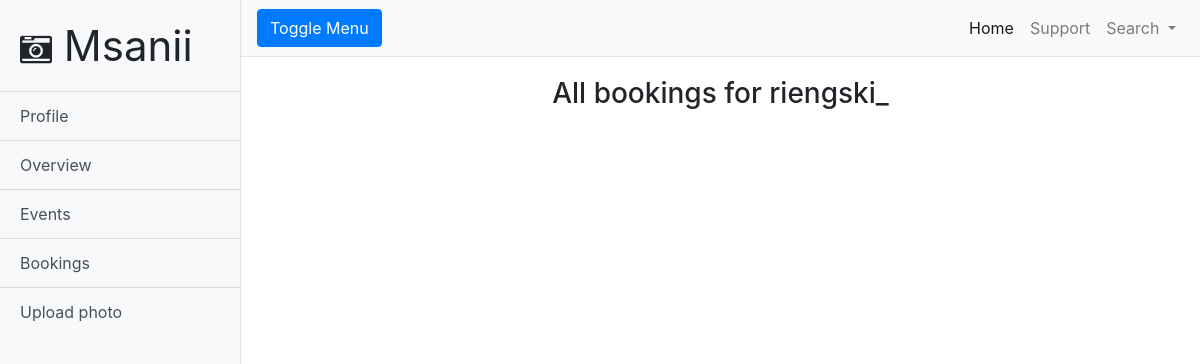
The page /admin/dashboard.php (signed in) on the database as committed earlier.
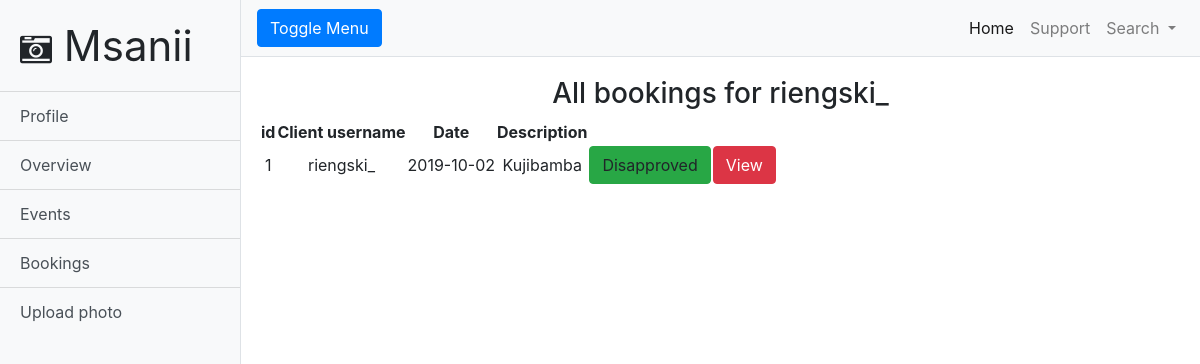
The same page on the database as committed later.
### tables this page shows
CREATE TABLE `bookings` (
  `booking_id` int(11) NOT NULL,
  `booking_date` date NOT NULL,
  `start_time` time NOT NULL,
  `end_time` time NOT NULL,
  `client_name` varchar(40) NOT NULL,
  `location_id` int(11) DEFAULT NULL,
  `photographer_id` int(11) DEFAULT NULL,
  `model_id` int(11) DEFAULT NULL,
  `description` text NOT NULL,
  `location_approve` text NOT NULL,
  `photographer_approve` text NOT NULL,
  `model_approve` text NOT NULL,
  `completed` text NOT NULL
);

### admin/dashboard.php (the view, shortened to what this page needs)
<!DOCTYPE html>
<html lang="en">
<head>
  <link href="../vendor/bootstrap/css/bootstrap.min.css" rel="stylesheet">
  <link href="../css/simple-sidebar.css" rel="stylesheet">
  <link rel="stylesheet" href="https://cdnjs.cloudflare.com/ajax/libs/font-awesome/4.7.0/css/font-awesome.min.css">
</head>
<body>
  <div class="d-flex" id="wrapper">
    <div class="bg-light border-right" id="sidebar-wrapper">
      <div class="sidebar-heading" style="font-size: 42px">
        <i class="fa fa-camera-retro" style="font-size: 32px"></i>&nbsp;Msanii
      </div>
      <div class="list-group list-group-flush">
        <a href="../profile.php" class="list-group-item list-group-item-action bg-light">Profile</a>
        <a href="#" class="list-group-item list-group-item-action bg-light">Overview</a>
        <a href="#" class="list-group-item list-group-item-action bg-light">Events</a>
        <a href="../booking.php" class="list-group-item list-group-item-action bg-light">Bookings</a>
        <a href="../uploadPhoto.php" class="list-group-item list-group-item-action bg-light">Upload photo</a>
      </div>
    </div>
    <div id="page-content-wrapper">
      <nav class="navbar navbar-expand-lg navbar-light bg-light border-bottom">
        <button class="btn btn-primary" id="menu-toggle">Toggle Menu</button>
        <div class="collapse navbar-collapse" id="navbarSupportedContent">
          <ul class="navbar-nav ml-auto mt-2 mt-lg-0">
            <li class="nav-item active">
              <a class="nav-link" href="profile.php">Home<span class="sr-only">(current)</span></a>
            </li>
            <li class="nav-item">
              <a class="nav-link" href="#">Support</a>
            </li>
            <li class="nav-item dropdown">
              <a class="nav-link dropdown-toggle" href="#" id="navbarDropdown" role="button" data-toggle="dropdown" aria-haspopup="true" aria-expanded="false">
                Search
              </a>
            </li>
          </ul>
        </div>
      </nav>
      <div class="container-fluid" style="text-align: center">
        <div class="row" style="margin-top: 20px">
          <div class="col-md-12">
            <h3>All bookings for <?php echo $_SESSION["username"]; ?></h3>
            <?php
              require '../connect.php';
              $username = $_SESSION["username"];
              if (isset($_SESSION["userType"])) {
                $userType = $_SESSION["userType"];
              }
              else{
                $userType = "";
              }
              $sql = "SELECT photographer_id FROM photographers WHERE (username = '$username')";
              $result = $conn -> query($sql);
              if ($result -> num_rows > 0) {
                while ($row = $result -> fetch_assoc()) {
                  $photographer_id = $row["photographer_id"];
                }
              };
              if ($userType == "photographers") {
                $sql="SELECT booking_date, start_time, end_time, client_name, booking_id, location_approve, description FROM bookings WHERE photographer_id = '$photographer_id'";
                $result = $conn -> query($sql);
                if ($result -> num_rows > 0) {
                  echo "<table>";
                  echo "<tr>";
                  echo "<th>id</th>";
                  echo "<th>Client username</th>";
                  echo "<th>Date</th>";
                  echo "<th>Description</th>";
                  echo "<th></th>";
                  echo "<th></th>";
                  echo "</tr>";
                  $counter = 1;
                  while ($row = $result -> fetch_assoc()) {
                    echo "<tr>";
                    echo "<td>".$counter."</td>";
                    echo "<td>".$row["client_name"]."</td>";
                    echo "<td>".$row["booking_date"]."</td>";
                    echo "<td>".$row["description"]."</td>";
                    if ($row["location_approve"] == "") {
                      echo "<td><a class=\"btn btn-warning\">Pending</a></td>";
                      echo "<td>"."<a class=\"btn btn-info\" href=\"../booking.php?id=".$row["booking_id"]."\">View</a>"."</td>";
                    }
                    elseif ($row["location_approve"] == "YES") {
                      echo "<td><a class=\"btn btn-success\">Approved</a></td>";
                      echo "<td>"."<a class=\"btn btn-info\" href=\"../booking.php?approved=true&&id=".$row["booking_id"]."\">View</a>"."</td>";
                    }
                    elseif (($row["location_approve"] == "NO")) {
                      echo "<td><a class=\"btn btn-success\">Disapproved</a></td>";
                      echo "<td>"."<a class=\"btn btn-danger\" href=\"../booking.php?disapproved=true&&id=".$row["booking_id"]."\">View</a>"."</td>";
                    }
                    echo "</tr>";
                    $counter++;
                  }
                  echo "</table>";
                }
              }
             ?>
          </div>
          </div>
      </div>
  </div>
</body>
</html>

Rows that differ between the two databases and show on the page:
added bookings: client_name "riengski_", booking_date "2019-10-02", description "Kujibamba"
Other text that changed with them:
text now shown: "id Client username Date Description"
